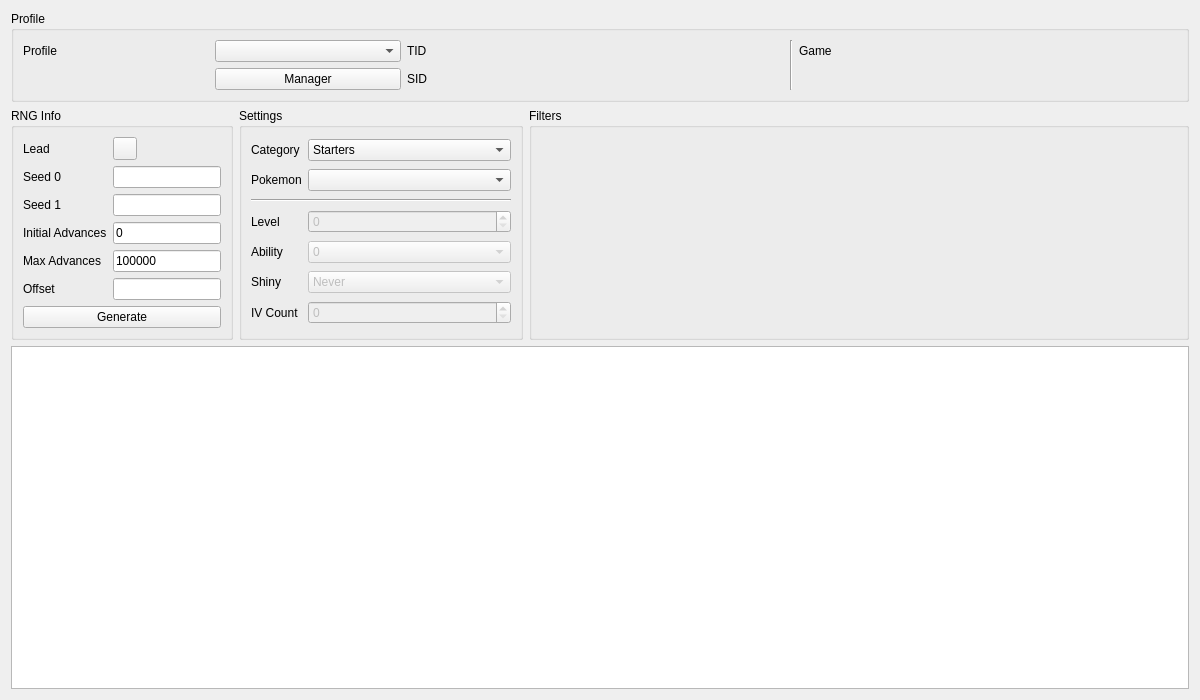
<?xml version="1.0" encoding="UTF-8"?>
<ui version="4.0">
 <class>Static8</class>
 <widget class="QWidget" name="Static8">
  <property name="geometry">
   <rect>
    <x>0</x>
    <y>0</y>
    <width>1200</width>
    <height>700</height>
   </rect>
  </property>
  <property name="windowTitle">
   <string>Static Gen 8</string>
  </property>
  <layout class="QGridLayout" name="gridLayout_2">
   <item row="0" column="0" colspan="3">
    <widget class="QGroupBox" name="groupBoxProfile">
     <property name="title">
      <string>Profile</string>
     </property>
     <layout class="QGridLayout" name="gridLayout_4">
      <item row="0" column="0">
       <widget class="QLabel" name="labelProfile">
        <property name="text">
         <string>Profile</string>
        </property>
       </widget>
      </item>
      <item row="0" column="1">
       <widget class="QComboBox" name="comboBoxProfiles"/>
      </item>
      <item row="1" column="1">
       <widget class="QPushButton" name="pushButtonProfileManager">
        <property name="text">
         <string>Manager</string>
        </property>
       </widget>
      </item>
      <item row="0" column="2">
       <widget class="QLabel" name="labelProfileTID">
        <property name="text">
         <string>TID</string>
        </property>
       </widget>
      </item>
      <item row="0" column="3">
       <widget class="QLabel" name="labelProfileTIDValue"/>
      </item>
      <item row="1" column="2">
       <widget class="QLabel" name="labelProfileSID">
        <property name="text">
         <string>SID</string>
        </property>
       </widget>
      </item>
      <item row="1" column="3">
       <widget class="QLabel" name="labelProfileSIDValue"/>
      </item>
      <item row="0" column="4" rowspan="2">
       <widget class="Line" name="line">
        <property name="orientation">
         <enum>Qt::Vertical</enum>
        </property>
       </widget>
      </item>
      <item row="0" column="6">
       <widget class="QLabel" name="labelProfileGame">
        <property name="text">
         <string>Game</string>
        </property>
       </widget>
      </item>
      <item row="0" column="7">
       <widget class="QLabel" name="labelProfileGameValue"/>
      </item>
     </layout>
    </widget>
   </item>
   <item row="1" column="0">
    <widget class="QGroupBox" name="groupBoxRNGInfo">
     <property name="title">
      <string>RNG Info</string>
     </property>
     <layout class="QGridLayout" name="gridLayout_3">
      <item row="0" column="0">
       <widget class="QLabel" name="labelLead">
        <property name="text">
         <string>Lead</string>
        </property>
       </widget>
      </item>
      <item row="0" column="1">
       <widget class="ComboMenu" name="comboMenuLead"/>
      </item>
      <item row="1" column="0">
       <widget class="QLabel" name="labelSeed0">
        <property name="text">
         <string>Seed 0</string>
        </property>
       </widget>
      </item>
      <item row="1" column="1">
       <widget class="TextBox" name="textBoxSeed0"/>
      </item>
      <item row="2" column="0">
       <widget class="QLabel" name="labelSeed1">
        <property name="text">
         <string>Seed 1</string>
        </property>
       </widget>
      </item>
      <item row="2" column="1">
       <widget class="TextBox" name="textBoxSeed1"/>
      </item>
      <item row="3" column="0">
       <widget class="QLabel" name="labelInitialAdvances">
        <property name="text">
         <string>Initial Advances</string>
        </property>
       </widget>
      </item>
      <item row="3" column="1">
       <widget class="TextBox" name="textBoxInitialAdvances">
        <property name="text">
         <string notr="true">0</string>
        </property>
       </widget>
      </item>
      <item row="4" column="0">
       <widget class="QLabel" name="labelMaxAdvances">
        <property name="text">
         <string>Max Advances</string>
        </property>
       </widget>
      </item>
      <item row="4" column="1">
       <widget class="TextBox" name="textBoxMaxAdvances">
        <property name="text">
         <string notr="true">100000</string>
        </property>
       </widget>
      </item>
      <item row="5" column="0">
       <widget class="QLabel" name="labelOffset">
        <property name="text">
         <string>Offset</string>
        </property>
       </widget>
      </item>
      <item row="5" column="1">
       <widget class="TextBox" name="textBoxOffset"/>
      </item>
      <item row="6" column="0" colspan="2">
       <widget class="QPushButton" name="pushButtonGenerate">
        <property name="text">
         <string>Generate</string>
        </property>
       </widget>
      </item>
     </layout>
    </widget>
   </item>
   <item row="1" column="1">
    <widget class="QGroupBox" name="groupBoxSettings">
     <property name="title">
      <string>Settings</string>
     </property>
     <layout class="QGridLayout" name="gridLayout_5">
      <item row="0" column="0">
       <widget class="QLabel" name="labelCategory">
        <property name="text">
         <string>Category</string>
        </property>
       </widget>
      </item>
      <item row="0" column="1">
       <widget class="QComboBox" name="comboBoxCategory">
        <item>
         <property name="text">
          <string>Starters</string>
         </property>
        </item>
        <item>
         <property name="text">
          <string>Gifts</string>
         </property>
        </item>
        <item>
         <property name="text">
          <string>Fossils</string>
         </property>
        </item>
        <item>
         <property name="text">
          <string>Stationary</string>
         </property>
        </item>
        <item>
         <property name="text">
          <string>Roamers</string>
         </property>
        </item>
        <item>
         <property name="text">
          <string>Legends</string>
         </property>
        </item>
        <item>
         <property name="text">
          <string>Ramanas Park (Pure Space)</string>
         </property>
        </item>
        <item>
         <property name="text">
          <string>Ramanas Park (Strange Space)</string>
         </property>
        </item>
        <item>
         <property name="text">
          <string>Mythics</string>
         </property>
        </item>
       </widget>
      </item>
      <item row="1" column="0">
       <widget class="QLabel" name="labelPokemon">
        <property name="text">
         <string>Pokemon</string>
        </property>
       </widget>
      </item>
      <item row="1" column="1">
       <widget class="ComboBox" name="comboBoxPokemon"/>
      </item>
      <item row="2" column="0" colspan="2">
       <widget class="Line" name="line_2">
        <property name="orientation">
         <enum>Qt::Horizontal</enum>
        </property>
       </widget>
      </item>
      <item row="3" column="0">
       <widget class="QLabel" name="labelLevel">
        <property name="text">
         <string>Level</string>
        </property>
       </widget>
      </item>
      <item row="3" column="1">
       <widget class="QSpinBox" name="spinBoxLevel">
        <property name="enabled">
         <bool>false</bool>
        </property>
       </widget>
      </item>
      <item row="4" column="0">
       <widget class="QLabel" name="label_4">
        <property name="text">
         <string>Ability</string>
        </property>
       </widget>
      </item>
      <item row="4" column="1">
       <widget class="ComboBox" name="comboBoxAbility">
        <property name="enabled">
         <bool>false</bool>
        </property>
        <item>
         <property name="text">
          <string notr="true">0</string>
         </property>
        </item>
        <item>
         <property name="text">
          <string notr="true">1</string>
         </property>
        </item>
        <item>
         <property name="text">
          <string notr="true">H</string>
         </property>
        </item>
        <item>
         <property name="text">
          <string notr="true">0/1</string>
         </property>
        </item>
       </widget>
      </item>
      <item row="5" column="0">
       <widget class="QLabel" name="labelShiny">
        <property name="text">
         <string>Shiny</string>
        </property>
       </widget>
      </item>
      <item row="5" column="1">
       <widget class="ComboBox" name="comboBoxShiny">
        <property name="enabled">
         <bool>false</bool>
        </property>
        <item>
         <property name="text">
          <string>Never</string>
         </property>
        </item>
        <item>
         <property name="text">
          <string>Random</string>
         </property>
        </item>
       </widget>
      </item>
      <item row="6" column="0">
       <widget class="QLabel" name="labelIVCount">
        <property name="text">
         <string>IV Count</string>
        </property>
       </widget>
      </item>
      <item row="6" column="1">
       <widget class="QSpinBox" name="spinBoxIVCount">
        <property name="enabled">
         <bool>false</bool>
        </property>
       </widget>
      </item>
     </layout>
    </widget>
   </item>
   <item row="1" column="2">
    <widget class="QGroupBox" name="groupBoxFilters">
     <property name="sizePolicy">
      <sizepolicy hsizetype="Preferred" vsizetype="Preferred">
       <horstretch>1</horstretch>
       <verstretch>0</verstretch>
      </sizepolicy>
     </property>
     <property name="title">
      <string>Filters</string>
     </property>
     <layout class="QGridLayout" name="gridLayout">
      <item row="0" column="0" rowspan="2">
       <widget class="Filter" name="filter" native="true"/>
      </item>
     </layout>
    </widget>
   </item>
   <item row="2" column="0" colspan="3">
    <widget class="TableView" name="tableView"/>
   </item>
  </layout>
 </widget>
 <customwidgets>
  <customwidget>
   <class>TextBox</class>
   <extends>QLineEdit</extends>
   <header>Form/Controls/TextBox.hpp</header>
  </customwidget>
  <customwidget>
   <class>ComboBox</class>
   <extends>QComboBox</extends>
   <header>Form/Controls/ComboBox.hpp</header>
  </customwidget>
  <customwidget>
   <class>TableView</class>
   <extends>QTableView</extends>
   <header>Form/Controls/TableView.hpp</header>
  </customwidget>
  <customwidget>
   <class>Filter</class>
   <extends>QWidget</extends>
   <header>Form/Controls/Filter.hpp</header>
   <container>1</container>
  </customwidget>
  <customwidget>
   <class>ComboMenu</class>
   <extends>QToolButton</extends>
   <header>Form/Controls/ComboMenu.hpp</header>
  </customwidget>
 </customwidgets>
 <tabstops>
  <tabstop>comboBoxProfiles</tabstop>
  <tabstop>pushButtonProfileManager</tabstop>
  <tabstop>comboMenuLead</tabstop>
  <tabstop>textBoxSeed0</tabstop>
  <tabstop>textBoxSeed1</tabstop>
  <tabstop>textBoxInitialAdvances</tabstop>
  <tabstop>textBoxMaxAdvances</tabstop>
  <tabstop>textBoxOffset</tabstop>
  <tabstop>pushButtonGenerate</tabstop>
  <tabstop>comboBoxCategory</tabstop>
  <tabstop>comboBoxPokemon</tabstop>
  <tabstop>spinBoxLevel</tabstop>
  <tabstop>comboBoxAbility</tabstop>
  <tabstop>comboBoxShiny</tabstop>
  <tabstop>spinBoxIVCount</tabstop>
  <tabstop>tableView</tabstop>
 </tabstops>
 <resources/>
 <connections/>
</ui>
